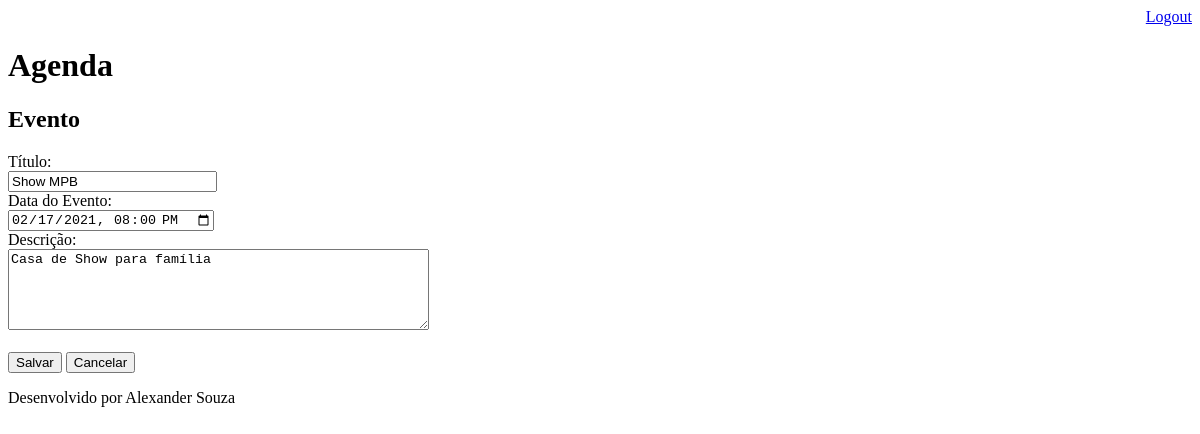
The app's page /agenda/evento/?id=7 (signed in), older data.
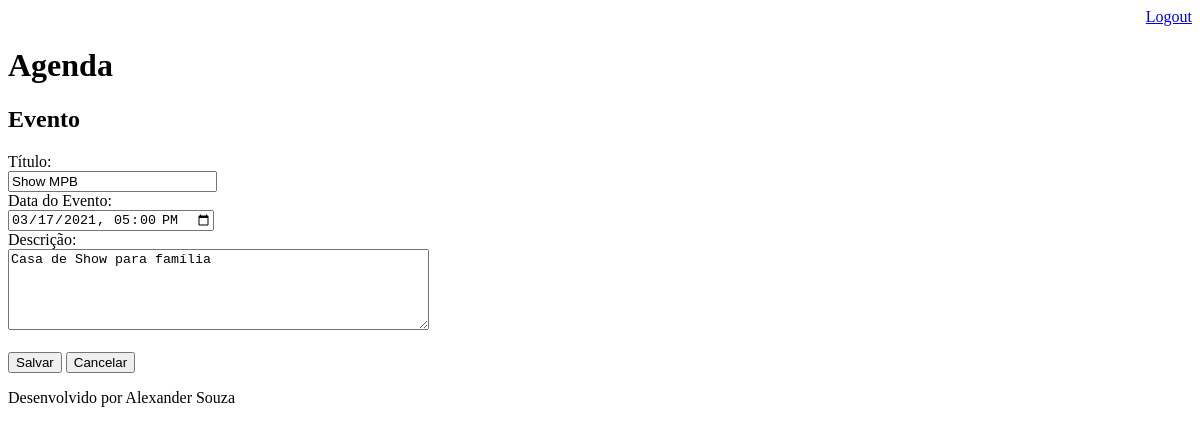
The same page, newer data.
### core/models.py (models this page shows, shortened)
class Evento(models.Model):
    titulo = models.CharField(max_length=100)
    descricao = models.TextField(blank=True, null=True)
    data_evento = models.DateTimeField(verbose_name='Data do Evento')
    data_criação = models.DateTimeField(auto_now=True)
    usuario = models.ForeignKey(User, on_delete=models.CASCADE)
    class Meta:
        db_table = 'evento'
    def get_data_imput_evento(self):
        return self.data_evento.strftime('%Y-%m-%dT%H:%M')

### core/views.py (the view)
# urls.py: path('agenda/evento/', views.evento),
@login_required(login_url='/login/')
def evento(request):
    id_evento = request.GET.get('id')
    dados = {}
    if id_evento:
        dados['evento'] = Evento.objects.get(id=id_evento)
    return render(request, "evento.html", dados)

### templates/evento.html (shortened to what this page needs)
{% extends "model-page.html" %}
{% block content %}
    <h2>Evento</h2>
    <form action="submit" method="POST">{% csrf_token %}
        <label>Título: </label>
        <br>
        <input type="text" name="titulo" size="23" value="{{ evento.titulo }}">
        <br>
        <label>Data do Evento: </label>
        <br>
        <input type="datetime-local" name="data_evento" value="{{ evento.get_data_imput_evento }}">
        <br>
        <label>Descrição: </label>
        <br>
        <textarea name="descricao" rows="5" cols="50">{{ evento.descricao }}</textarea>
        <br><br>
        <button type="submit">Salvar</button>
        <a href="/">
            <button type="button">Cancelar</button>
        </a>
    </form>
{% endblock %}

Row changes from the older to the newer data that the page shows:
changed Evento "Show MPB": data_evento "02/17/2021 20:00" → "03/17/2021 17:00"
